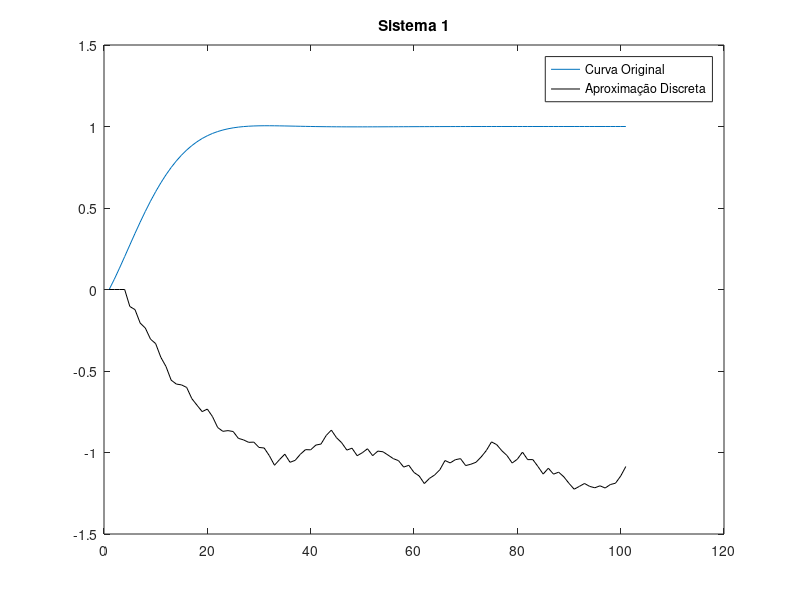
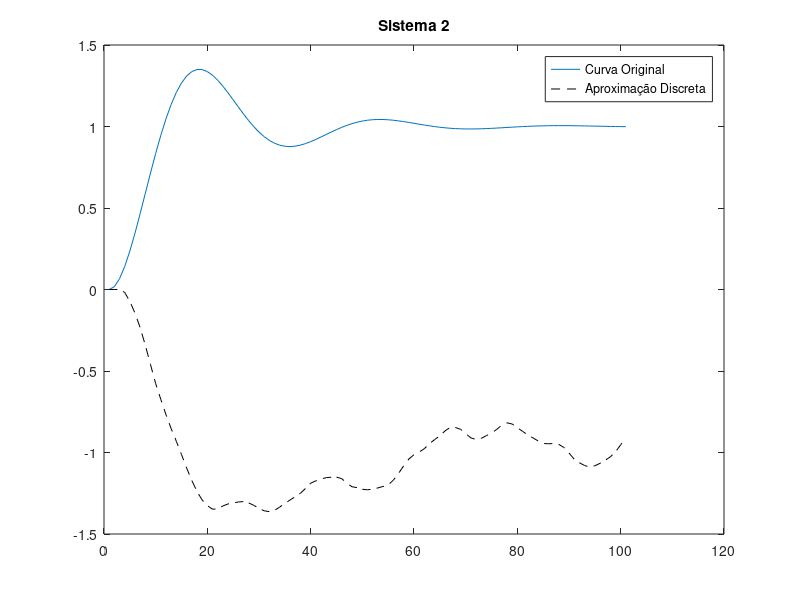

These charts were generated, in order, by the following MATLAB code: (Note: this script raises an error after producing the figures.)
clear all
close all
clc
% Atividade 3 

num1=[0.5 2 2];
den1=[1 3 4 2];
g1=tf(num1,den1);
[y_g1, t1] = step(g1,12);


num2=[2.5];
den2=[1 1 2.5];
g2=tf(num2,den2);
[y_g2, t2] = step(g2,12);

gz1= c2d(g1,0.1);
gz2 = c2d(g2,0.1);
%u1=ones(1,length(y_g1))
%u1(1:length(y_g1)) = 1;
u1= -2*rand(length(y_g1), 1);
u1(1:3) = 0;
y1(1:3)=0;
a1=gz1.den{1,1};
b1=gz1.num{1,1};

for k=4:length(u1)
    y1(k)=-a1(2)*y1(k-1)-a1(3)*y1(k-2)-a1(4)*y1(k-3)+b1(2)*u1(k-1)+b1(3)*u1(k-2)+b1(4)*u1(k-3);
end
figure(1)
plot(y_g1)
hold on
plot(y1,'k')
title('Sistema 1');
legend('Curva Original','Aproximação Discreta')



y2(1:2)=0;
%u2(1:length(y_g2)) = 1;
u2= -2*rand(length(y_g2), 1);
u2(1:2) = 0;
a2=gz2.den{1,1};
b2=gz2.num{1,1};
for k=3:length(y_g2)
    y2(k)=-a2(2)*y2(k-1)-a2(3)*y2(k-2)+b2(2)*u2(k-1)+b2(3)*u2(k-2);
end

figure(2)
plot(y_g2)
hold on
plot(y2,'--k')
title('Sistema 2');
legend('Curva Original','Aproximação Discreta')

%% 2 questão Adicionando ruido
cemean(1:100)=0;
cemstd(1:100)=0;
%for g=1:100% Calculando 100 vezes

r2 = normrnd(0,0.05,1,length(y2));
r1 = normrnd(0,0.05,1,length(y1));
%r2 = randn(1,(length(y2)))*0.05;
%r1 = randn(1,(length(y1)))*0.05;

y1_rd(1:3)=0;
for k=4:length(u1)
    y1_rd(k)=-a1(2)*y1_rd(k-1)-a1(3)*y1_rd(k-2)-a1(4)*y1_rd(k-3)+b1(2)*u1(k-1)+b1(3)*u1(k-2)+b1(4)*u1(k-3) + r1(k);
end
y2_rd(1:2)=0;
for k=3:length(y_g2)
    y2_rd(k)=-a2(2)*y2_rd(k-1)-a2(3)*y2_rd(k-2)+0.01207*u2(k-1)+0.01167*u2(k-2) + r2(k);
end

y1_rs = y1 + r1;
y2_rs = y2 + r2;
y1_rs(1:3) = zeros(1,3);
y2_rs(1:2) = zeros(1,2);


% EstimaÃ§Ã£o
% Para y1

Ny = 3;
Nu = 3;
[phi, Y] = montaRegressoresLinear(length(u1),Ny,Nu,y1_rd,u1);

theta = inv(phi'*phi)*phi'*Y;

y1_est(1:3) = 0;

%ordem 3
aaa1 = -theta(1);
aaa2 = -theta(2);
aaa3 = -theta(3);
bbb1 = theta(4);
bbb2 = theta(5);
bbb3 = theta(6);

for t=4:(length(u1))
    
    y1_est(t) = -aaa1*y1_est(t-1) -aaa2*y1_est(t-2) -aaa3*y1_est(t-3) + bbb1*u1(t-1) + bbb2*u1(t-2) + bbb3*u1(t-3);
end

%cemean(g)=mean(y1_est);
%cemstd(g)=std(y1_est);

%end;


figure
plot(y1);
hold on;
plot(y1_est);

%Para y2

Ny2 = 2;
Nu2 = 2;
%y2(3:127) = y2(1:125);
%y2(1:2) = 0;
[phi2, Y2] = montaRegressoresLinear(length(u2),Ny2,Nu2,y2_rs,u2);
theta2 = inv(phi2'*phi2)*phi2'*Y2;

y2_est(1:2) = 0;

aa1 = -theta2(1);
aa2 = -theta2(2);
bb1 = theta2(3);
bb2 = theta2(4);


for t=3:(length(u2))
    y2_est(t) = -aa1*y2_est(t-1) -aa2*y2_est(t-2) + bb1*u2(t-1) + bb2*u2(t-2);
end

figure
plot(y2);
hold on;
plot(y2_est);



%% 3a Validar

%Gerando u_v
u1_v= -2*rand(length(y1), 1);
u2_v= -2*rand(length(y2), 1);
u1_v(1:3) = 0;
u2_v(1:2) = 0;

%Gerando y_v
y1_v(1:3)=0;
for k=4:length(u1)
    y1_v(k)=-a1(2)*y1_v(k-1)-a1(3)*y1_v(k-2)-a1(4)*y1_v(k-3)+b1(2)*u1_v(k-1)+b1(3)*u1_v(k-2)+b1(4)*u1_v(k-3);
end
y2_v(1:2)=0;
for k=3:length(y_g2)
    y2_v(k)=-a2(2)*y2_v(k-1)-a2(3)*y2_v(k-2)+b2(2)*u2_v(k-1)+b2(3)*u2_v(k-2);
end

% Matriz phi
[phi1_v, Y1_v] = montaRegressoresLinear(length(u1_v),Ny,Nu,y1_v,u1_v);
[phi2_v, Y2_v] = montaRegressoresLinear(length(u2_v),Ny2,Nu2,y2_v,u2_v);

y1_val = phi1_v * theta;
y2_val = phi2_v * theta2;

% Erro de validação
e1_v = y1_v - y1_val;
e2_v = y2_v - y2_val;

% SEQ de y1
SEQ1=0;
for k=1:(length(u1)-6)
    SEQ1=(y1_v(k)-y1_val(k)')^2;
end;
% SEQM de y1
SEQM1=0;
for k=1:(length(u1)-6)
    SEQM1=1/k*((y1_v(k)-y1_val(k)')^2);
end;

% SEQ de y2
SEQ2=0;
for k=1:(length(u2)-2)
    SEQ2=(y2_v(k)-y2_val(k)')^2;
end;
% SEQM de y2
SEQM2=0;
for k=1:(length(u2)-2)
    SEQM2=1/k*((y2_v(k)-y2_val(k)')^2);
end;

% Coeficientes de correlação Multipla


for k=1:(length(u1)-6)
R1=sqrt(1-(((y1_v(k)-y1_val(k))^2)/(y1_v(k)-mean(y1_v))^2));
end;

for k=1:(length(u2)-2)
R2=sqrt(1-(((y2_v(k)-y2_val(k))^2)/(y2_v(k)-mean(y2_v))^2));
end;

%% 4 ARX ARMAX
% Dados 1

a = dlmread('dados_2.txt');
u = a(:,2)'; %u(t)
y = a(:,1)'; %y(t)
y1 = y;
Ny = 1;
Nu = 1;
[phi, Y] = montaRegressoresLinear(length(u),Ny,Nu,y,u);
theta = inv(phi'*phi)*phi'*Y;
y_estarx = phi*theta;
%%
y1 = y;
Ny = 5;
Nu = 5;
[phi, Y] = montaRegressoresLinear(length(u),Ny,Nu,y,u);
theta = inv(phi'*phi)*phi'*Y;
y_estarx = phi*theta;

%% Minimos quadrados estendido (ARMAX)

clear,clc,
close all

a = dlmread('dados_1.txt');
u = a(:,2)'; %u(t)
y = a(:,1)'; %y(t)
N = length(y);
n = 2; %Ordem

%Dividindo os pares entrada-saida para estimacao e validacao
y_e = y(1:(N/2));
y_v = y((N/2):N);
u_e = u(1:(N/2));
u_v = u((N/2):N);

lambda = 1;
p = 1000*eye(n*3,n*3);
theta = zeros(n*3,1);


for t=1:(n*3)
    y_e(t) = 0;
    w(t) = 0;
    erro(t)= 0;
end

for t=(n*3):(N/2)
    phi = [-y_e(t-1); -y_e(t-2); u(t-1); u(t-2); w(t-1); w(t-2)];
    erro(t) = y_e(t) - theta'*phi;
    k = p*phi/(lambda+phi'*p*phi);
    theta = theta+k*erro(t);
    p = (p-k*phi'*p)/lambda;
    w(t) = y_e(t)-theta'*phi;
end

for t = (n*3):(N/2)
    y_est(t) = -theta(1)*y_e(t-1) - theta(2)*y_e(t-2) + theta(3)*u(t-1) + theta(4)*u(t-2);
end
    
plot(y_e);
hold on;
plot(y_est);

e = y_e - y_est;
mse = immse(y_e,y_est);

%Validacao

lambda = 1;
p = 1000*eye(n*3,n*3);
theta_v = zeros(n*3,1);

for t=1:(n*3)
    y_v(t) = 0;
    w_v(t) = 0;
    erro_v(t)= 0;
end
    phi_vaux = [];
% Matriz phi

for t=(n*3):(N/2)
    phi_v = [-y_v(t-1); -y_v(t-2); u_v(t-1); u_v(t-2); w_v(t-1); w_v(t-2)];
    phi_vaux = [phi_vaux phi_v];
    erro_v(t) = y_v(t) - theta_v'*phi_v;    
    k = p*phi_v/(lambda+phi_v'*p*phi_v);
    theta_v = theta_v+k*erro_v(t);
    p = (p-k*phi_v'*p)/lambda;
    w_v(t) = y_v(t)-theta_v'*phi_v;
end

y_val = phi_vaux' * theta;
y_val = y_val';

% Erro de validação
e_v = y_v(6:245) - y_val(1:240);
%e1_v = y_v - y_val;

figure;
plot(y_val(1:240))
hold on
plot(y_v(6:245))
